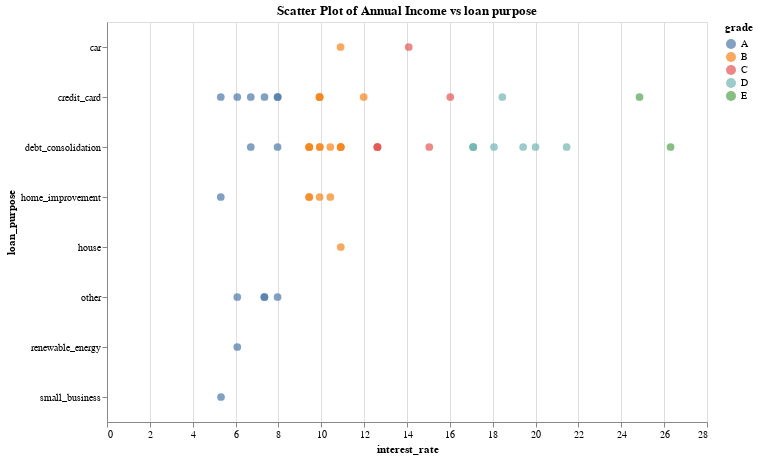

Notebook source saved alongside this figure:
### Code cell
alt.Chart(df).mark_circle(size=60).encode(
    x='interest_rate',
    y='loan_purpose',
    tooltip=['annual_income', 'interest_rate', 'grade'],
    color='grade'
).properties(
    width=600,
    height=400,
    title="Scatter Plot of Annual Income vs loan purpose"
).interactive()

### Figure 1 — Vega-Lite specification as saved in the notebook (floating-point values rounded to 4 significant figures)
{"config": {"view": {"continuousWidth": 300, "continuousHeight": 300}}, "data": {"name": "data-6518b6c753e8b6e4fb2928371445a5ee"}, "mark": {"type": "circle", "size": 60}, "encoding": {"color": {"field": "grade", "type": "nominal"}, "tooltip": [{"field": "annual_income", "type": "quantitative"}, {"field": "interest_rate", "type": "quantitative"}, {"field": "grade", "type": "nominal"}], "x": {"field": "interest_rate", "type": "quantitative"}, "y": {"field": "loan_purpose", "type": "nominal"}}, "height": 400, "params": [{"name": "param_11", "select": {"type": "interval", "encodings": ["x", "y"]}, "bind": "scales"}], "title": "Scatter Plot of Annual Income vs loan purpose", "width": 600, "$schema": "https://vega.github.io/schema/vega-lite/v5.20.1.json", "datasets": {"data-6518b6c753e8b6e4fb2928371445a5ee": [{"state": "NJ", "emp_length": 3.0, "term": 60, "homeownership": "rent", "annual_income": 59000, "verified_income": "Not Verified", "debt_to_income": 0.5575, "total_credit_limit": 95131, "total_credit_utilized": 32894, "num_cc_carrying_balance": 8, "loan_purpose": "debt_consolidation", "loan_amount": 22000, "grade": "B", "interest_rate": 10.9, "public_record_bankrupt": 0, "loan_status": "Current", "has_second_income": false, "total_income": 59000}, {"state": "CA", "emp_length": 10.0, "term": 36, "homeownership": "rent", "annual_income": 60000, "verified_income": "Not Verified", "debt_to_income": 1.306, "total_credit_limit": 51929, "total_credit_utilized": 78341, "num_cc_carrying_balance": 2, "loan_purpose": "credit_card", "loan_amount": 6000, "grade": "B", "interest_rate": 9.92, "public_record_bankrupt": 1, "loan_status": "Current", "has_second_income": false, "total_income": 60000}, {"state": "SC", "emp_length": null, "term": 36, "homeownership": "mortgage", "annual_income": 75000, "verified_income": "Verified", "debt_to_income": 1.056, "total_credit_limit": 301373, "total_credit_utilized": 79221, "num_cc_carrying_balance": 14, "loan_purpose": "debt_consolidation", "loan_amount": 25000, "grade": "E", "interest_rate": 26.3, "public_record_bankrupt": 0, "loan_status": "Current", "has_second_income": false, "total_income": 75000}, {"state": "CA", "emp_length": 0.0, "term": 36, "homeownership": "rent", "annual_income": 75000, "verified_income": "Not Verified", "debt_to_income": 0.5743, "total_credit_limit": 59890, "total_credit_utilized": 43076, "num_cc_carrying_balance": 10, "loan_purpose": "credit_card", "loan_amount": 6000, "grade": "B", "interest_rate": 9.92, "public_record_bankrupt": 0, "loan_status": "Current", "has_second_income": false, "total_income": 75000}, {"state": "OH", "emp_length": 4.0, "term": 60, "homeownership": "mortgage", "annual_income": 254000, "verified_income": "Not Verified", "debt_to_income": 0.2381, "total_credit_limit": 422619, "total_credit_utilized": 60490, "num_cc_carrying_balance": 2, "loan_purpose": "home_improvement", "loan_amount": 25000, "grade": "B", "interest_rate": 9.43, "public_record_bankrupt": 0, "loan_status": "Current", "has_second_income": false, "total_income": 254000}, {"state": "IN", "emp_length": 6.0, "term": 36, "homeownership": "mortgage", "annual_income": 67000, "verified_income": "Source Verified", "debt_to_income": 1.077, "total_credit_limit": 349825, "total_credit_utilized": 72162, "num_cc_carrying_balance": 4, "loan_purpose": "home_improvement", "loan_amount": 6400, "grade": "B", "interest_rate": 9.92, "public_record_bankrupt": 0, "loan_status": "Current", "has_second_income": false, "total_income": 67000}, {"state": "NY", "emp_length": 2.0, "term": 36, "homeownership": "rent", "annual_income": 28800, "verified_income": "Source Verified", "debt_to_income": 0.09972, "total_credit_limit": 15980, "total_credit_utilized": 2872, "num_cc_carrying_balance": 1, "loan_purpose": "debt_consolidation", "loan_amount": 3000, "grade": "D", "interest_rate": 17.09, "public_record_bankrupt": 0, "loan_status": "Current", "has_second_income": false, "total_income": 28800}, {"state": "MO", "emp_length": 10.0, "term": 36, "homeownership": "mortgage", "annual_income": 80000, "verified_income": "Not Verified", "debt_to_income": 0.3509, "total_credit_limit": 258439, "total_credit_utilized": 28073, "num_cc_carrying_balance": 3, "loan_purpose": "credit_card", "loan_amount": 14500, "grade": "A", "interest_rate": 6.08, "public_record_bankrupt": 0, "loan_status": "Current", "has_second_income": false, "total_income": 80000}, {"state": "FL", "emp_length": 6.0, "term": 60, "homeownership": "rent", "annual_income": 34000, "verified_income": "Not Verified", "debt_to_income": 0.6975, "total_credit_limit": 87705, "total_credit_utilized": 23715, "num_cc_carrying_balance": 10, "loan_purpose": "credit_card", "loan_amount": 10000, "grade": "A", "interest_rate": 7.97, "public_record_bankrupt": 0, "loan_status": "Current", "has_second_income": false, "total_income": 34000}, {"state": "FL", "emp_length": 3.0, "term": 60, "homeownership": "mortgage", "annual_income": 80000, "verified_income": "Source Verified", "debt_to_income": 0.1669, "total_credit_limit": 330394, "total_credit_utilized": 32036, "num_cc_carrying_balance": 4, "loan_purpose": "debt_consolidation", "loan_amount": 18500, "grade": "C", "interest_rate": 12.62, "public_record_bankrupt": 1, "loan_status": "Current", "has_second_income": true, "total_income": 192000}, {"state": "MD", "emp_length": 8.0, "term": 36, "homeownership": "rent", "annual_income": 73000, "verified_income": "Source Verified", "debt_to_income": 0.4143, "total_credit_limit": 36182, "total_credit_utilized": 30246, "num_cc_carrying_balance": 3, "loan_purpose": "debt_consolidation", "loan_amount": 17000, "grade": "D", "interest_rate": 17.09, "public_record_bankrupt": 0, "loan_status": "Current", "has_second_income": false, "total_income": 73000}, {"state": "HI", "emp_length": 10.0, "term": 36, "homeownership": "mortgage", "annual_income": 120000, "verified_income": "Not Verified", "debt_to_income": 0.7989, "total_credit_limit": 452712, "total_credit_utilized": 95869, "num_cc_carrying_balance": 4, "loan_purpose": "credit_card", "loan_amount": 12000, "grade": "A", "interest_rate": 5.31, "public_record_bankrupt": 0, "loan_status": "Current", "has_second_income": false, "total_income": 120000}, {"state": "CT", "emp_length": 10.0, "term": 36, "homeownership": "rent", "annual_income": 100000, "verified_income": "Source Verified", "debt_to_income": 0.2781, "total_credit_limit": 74805, "total_credit_utilized": 27809, "num_cc_carrying_balance": 3, "loan_purpose": "credit_card", "loan_amount": 16000, "grade": "A", "interest_rate": 7.35, "public_record_bankrupt": 0, "loan_status": "Current", "has_second_income": false, "total_income": 100000}, {"state": "NE", "emp_length": 2.0, "term": 36, "homeownership": "mortgage", "annual_income": 105000, "verified_income": "Not Verified", "debt_to_income": 0.2682, "total_credit_limit": 279386, "total_credit_utilized": 28160, "num_cc_carrying_balance": 2, "loan_purpose": "home_improvement", "loan_amount": 16500, "grade": "A", "interest_rate": 5.31, "public_record_bankrupt": 0, "loan_status": "Current", "has_second_income": false, "total_income": 105000}, {"state": "CA", "emp_length": 5.0, "term": 36, "homeownership": "rent", "annual_income": 34000, "verified_income": "Not Verified", "debt_to_income": 0.6293, "total_credit_limit": 33038, "total_credit_utilized": 21396, "num_cc_carrying_balance": 3, "loan_purpose": "debt_consolidation", "loan_amount": 3000, "grade": "A", "interest_rate": 7.96, "public_record_bankrupt": 0, "loan_status": "Current", "has_second_income": false, "total_income": 34000}, {"state": "TX", "emp_length": 2.0, "term": 60, "homeownership": "mortgage", "annual_income": 98000, "verified_income": "Verified", "debt_to_income": 1.107, "total_credit_limit": 319551, "total_credit_utilized": 108496, "num_cc_carrying_balance": 6, "loan_purpose": "credit_card", "loan_amount": 29400, "grade": "E", "interest_rate": 24.85, "public_record_bankrupt": 0, "loan_status": "Fully Paid", "has_second_income": false, "total_income": 98000}, {"state": "HI", "emp_length": 5.0, "term": 60, "homeownership": "rent", "annual_income": 68700, "verified_income": "Source Verified", "debt_to_income": 1.5, "total_credit_limit": 119325, "total_credit_utilized": 103019, "num_cc_carrying_balance": 5, "loan_purpose": "debt_consolidation", "loan_amount": 13500, "grade": "D", "interest_rate": 18.06, "public_record_bankrupt": 0, "loan_status": "Current", "has_second_income": false, "total_income": 68700}, {"state": "CA", "emp_length": 3.0, "term": 60, "homeownership": "rent", "annual_income": 43000, "verified_income": "Source Verified", "debt_to_income": 0.1547, "total_credit_limit": 60693, "total_credit_utilized": 22270, "num_cc_carrying_balance": 4, "loan_purpose": "debt_consolidation", "loan_amount": 18200, "grade": "B", "interest_rate": 10.42, "public_record_bankrupt": 0, "loan_status": "Current", "has_second_income": true, "total_income": 144000}, {"state": "CA", "emp_length": 3.0, "term": 36, "homeownership": "rent", "annual_income": 100000, "verified_income": "Source Verified", "debt_to_income": 0.1382, "total_credit_limit": 69100, "total_credit_utilized": 13823, "num_cc_carrying_balance": 5, "loan_purpose": "other", "loan_amount": 6000, "grade": "A", "interest_rate": 7.96, "public_record_bankrupt": 0, "loan_status": "Current", "has_second_income": false, "total_income": 100000}, {"state": "FL", "emp_length": 10.0, "term": 60, "homeownership": "mortgage", "annual_income": 76000, "verified_income": "Source Verified", "debt_to_income": 0.5898, "total_credit_limit": 249700, "total_credit_utilized": 44826, "num_cc_carrying_balance": 10, "loan_purpose": "debt_consolidation", "loan_amount": 18000, "grade": "D", "interest_rate": 19.42, "public_record_bankrupt": 0, "loan_status": "Current", "has_second_income": false, "total_income": 76000}, {"state": "MS", "emp_length": 10.0, "term": 36, "homeownership": "mortgage", "annual_income": 80000, "verified_income": "Verified", "debt_to_income": 0.7373, "total_credit_limit": 136046, "total_credit_utilized": 124994, "num_cc_carrying_balance": 1, "loan_purpose": "car", "loan_amount": 5000, "grade": "C", "interest_rate": 14.08, "public_record_bankrupt": 0, "loan_status": "Current", "has_second_income": true, "total_income": 169528}, {"state": "WI", "emp_length": 10.0, "term": 60, "homeownership": "mortgage", "annual_income": 50000, "verified_income": "Verified", "debt_to_income": 0.5234, "total_credit_limit": 375828, "total_credit_utilized": 87934, "num_cc_carrying_balance": 11, "loan_purpose": "debt_consolidation", "loan_amount": 40000, "grade": "D", "interest_rate": 20.0, "public_record_bankrupt": 0, "loan_status": "Fully Paid", "has_second_income": true, "total_income": 168000}, {"state": "WV", "emp_length": 0.0, "term": 36, "homeownership": "mortgage", "annual_income": 80000, "verified_income": "Not Verified", "debt_to_income": 0.7045, "total_credit_limit": 197299, "total_credit_utilized": 56363, "num_cc_carrying_balance": 6, "loan_purpose": "debt_consolidation", "loan_amount": 4500, "grade": "B", "interest_rate": 9.44, "public_record_bankrupt": 0, "loan_status": "Fully Paid", "has_second_income": false, "total_income": 80000}, {"state": "CA", "emp_length": 1.0, "term": 36, "homeownership": "rent", "annual_income": 185000, "verified_income": "Not Verified", "debt_to_income": 0.2547, "total_credit_limit": 102500, "total_credit_utilized": 47115, "num_cc_carrying_balance": 2, "loan_purpose": "credit_card", "loan_amount": 15000, "grade": "B", "interest_rate": 9.92, "public_record_bankrupt": 0, "loan_status": "Current", "has_second_income": false, "total_income": 185000}, {"state": "NJ", "emp_length": 5.0, "term": 60, "homeownership": "mortgage", "annual_income": 42000, "verified_income": "Source Verified", "debt_to_income": 0.08667, "total_credit_limit": 64800, "total_credit_utilized": 3640, "num_cc_carrying_balance": 5, "loan_purpose": "house", "loan_amount": 20000, "grade": "B", "interest_rate": 10.91, "public_record_bankrupt": 0, "loan_status": "Current", "has_second_income": false, "total_income": 42000}, {"state": "MA", "emp_length": 2.0, "term": 36, "homeownership": "rent", "annual_income": 100000, "verified_income": "Verified", "debt_to_income": 0.3282, "total_credit_limit": 144700, "total_credit_utilized": 88613, "num_cc_carrying_balance": 4, "loan_purpose": "small_business", "loan_amount": 20000, "grade": "A", "interest_rate": 5.32, "public_record_bankrupt": 0, "loan_status": "Current", "has_second_income": true, "total_income": 270000}, {"state": "TX", "emp_length": 5.0, "term": 36, "homeownership": "mortgage", "annual_income": 65000, "verified_income": "Not Verified", "debt_to_income": 0.2427, "total_credit_limit": 256974, "total_credit_utilized": 15778, "num_cc_carrying_balance": 7, "loan_purpose": "debt_consolidation", "loan_amount": 10000, "grade": "A", "interest_rate": 6.71, "public_record_bankrupt": 0, "loan_status": "Fully Paid", "has_second_income": false, "total_income": 65000}, {"state": "IN", "emp_length": 5.0, "term": 36, "homeownership": "own", "annual_income": 45000, "verified_income": "Not Verified", "debt_to_income": 0.1573, "total_credit_limit": 121323, "total_credit_utilized": 7079, "num_cc_carrying_balance": 4, "loan_purpose": "debt_consolidation", "loan_amount": 9000, "grade": "C", "interest_rate": 15.04, "public_record_bankrupt": 0, "loan_status": "Current", "has_second_income": false, "total_income": 45000}, {"state": "RI", "emp_length": 10.0, "term": 60, "homeownership": "mortgage", "annual_income": 245000, "verified_income": "Verified", "debt_to_income": 0.1674, "total_credit_limit": 495163, "total_credit_utilized": 41004, "num_cc_carrying_balance": 6, "loan_purpose": "credit_card", "loan_amount": 35000, "grade": "B", "interest_rate": 11.98, "public_record_bankrupt": 0, "loan_status": "Current", "has_second_income": false, "total_income": 245000}, {"state": "TX", "emp_length": 0.0, "term": 36, "homeownership": "mortgage", "annual_income": 50000, "verified_income": "Source Verified", "debt_to_income": 0.6397, "total_credit_limit": 203326, "total_credit_utilized": 122818, "num_cc_carrying_balance": 4, "loan_purpose": "debt_consolidation", "loan_amount": 40000, "grade": "C", "interest_rate": 12.62, "public_record_bankrupt": 0, "loan_status": "Current", "has_second_income": true, "total_income": 192000}, {"state": "VA", "emp_length": 0.0, "term": 36, "homeownership": "rent", "annual_income": 116000, "verified_income": "Source Verified", "debt_to_income": 0.5844, "total_credit_limit": 446850, "total_credit_utilized": 67790, "num_cc_carrying_balance": 7, "loan_purpose": "debt_consolidation", "loan_amount": 13125, "grade": "B", "interest_rate": 10.91, "public_record_bankrupt": 0, "loan_status": "Current", "has_second_income": false, "total_income": 116000}, {"state": "NV", "emp_length": 5.0, "term": 36, "homeownership": "mortgage", "annual_income": 30000, "verified_income": "Not Verified", "debt_to_income": 0.512, "total_credit_limit": 190832, "total_credit_utilized": 57345, "num_cc_carrying_balance": 6, "loan_purpose": "home_improvement", "loan_amount": 32000, "grade": "B", "interest_rate": 9.44, "public_record_bankrupt": 0, "loan_status": "Current", "has_second_income": true, "total_income": 112000}, {"state": "MA", "emp_length": 4.0, "term": 60, "homeownership": "mortgage", "annual_income": 80000, "verified_income": "Not Verified", "debt_to_income": 0.2445, "total_credit_limit": 432092, "total_credit_utilized": 53310, "num_cc_carrying_balance": 5, "loan_purpose": "debt_consolidation", "loan_amount": 18000, "grade": "B", "interest_rate": 9.93, "public_record_bankrupt": 0, "loan_status": "Current", "has_second_income": true, "total_income": 218000}, {"state": "CA", "emp_length": 7.0, "term": 36, "homeownership": "rent", "annual_income": 103000, "verified_income": "Source Verified", "debt_to_income": 0.2658, "total_credit_limit": 124900, "total_credit_utilized": 27381, "num_cc_carrying_balance": 5, "loan_purpose": "other", "loan_amount": 30000, "grade": "A", "interest_rate": 7.35, "public_record_bankrupt": 0, "loan_status": "Fully Paid", "has_second_income": false, "total_income": 103000}, {"state": "IL", "emp_length": 5.0, "term": 36, "homeownership": "rent", "annual_income": 58000, "verified_income": "Not Verified", "debt_to_income": 4.777, "total_credit_limit": 236668, "total_credit_utilized": 277081, "num_cc_carrying_balance": 5, "loan_purpose": "credit_card", "loan_amount": 4400, "grade": "D", "interest_rate": 18.45, "public_record_bankrupt": 0, "loan_status": "Current", "has_second_income": false, "total_income": 58000}, {"state": "AZ", "emp_length": 0.0, "term": 36, "homeownership": "own", "annual_income": 55000, "verified_income": "Source Verified", "debt_to_income": 0.2991, "total_credit_limit": 35900, "total_credit_utilized": 16450, "num_cc_carrying_balance": 12, "loan_purpose": "debt_consolidation", "loan_amount": 7000, "grade": "D", "interest_rate": 17.09, "public_record_bankrupt": 0, "loan_status": "Current", "has_second_income": false, "total_income": 55000}, {"state": "MN", "emp_length": null, "term": 36, "homeownership": "mortgage", "annual_income": 65000, "verified_income": "Not Verified", "debt_to_income": 0.7522, "total_credit_limit": 174860, "total_credit_utilized": 48896, "num_cc_carrying_balance": 4, "loan_purpose": "credit_card", "loan_amount": 25000, "grade": "A", "interest_rate": 7.96, "public_record_bankrupt": 0, "loan_status": "Current", "has_second_income": false, "total_income": 65000}, {"state": "IL", "emp_length": 2.0, "term": 36, "homeownership": "rent", "annual_income": 32000, "verified_income": "Source Verified", "debt_to_income": 0.7213, "total_credit_limit": 45594, "total_credit_utilized": 23081, "num_cc_carrying_balance": 4, "loan_purpose": "renewable_energy", "loan_amount": 6500, "grade": "A", "interest_rate": 6.08, "public_record_bankrupt": 1, "loan_status": "Current", "has_second_income": false, "total_income": 32000}, {"state": "MD", "emp_length": 5.0, "term": 36, "homeownership": "mortgage", "annual_income": 325000, "verified_income": "Source Verified", "debt_to_income": 0.3078, "total_credit_limit": 793009, "total_credit_utilized": 100019, "num_cc_carrying_balance": 11, "loan_purpose": "credit_card", "loan_amount": 35000, "grade": "A", "interest_rate": 6.71, "public_record_bankrupt": 0, "loan_status": "Current", "has_second_income": false, "total_income": 325000}, {"state": "MD", "emp_length": 3.0, "term": 36, "homeownership": "rent", "annual_income": 70000, "verified_income": "Source Verified", "debt_to_income": 5.334, "total_credit_limit": 272878, "total_credit_utilized": 373361, "num_cc_carrying_balance": 2, "loan_purpose": "other", "loan_amount": 7500, "grade": "A", "interest_rate": 7.34, "public_record_bankrupt": 0, "loan_status": "Current", "has_second_income": false, "total_income": 70000}, {"state": "CA", "emp_length": 10.0, "term": 60, "homeownership": "mortgage", "annual_income": 160000, "verified_income": "Verified", "debt_to_income": 0.3344, "total_credit_limit": 581604, "total_credit_utilized": 53504, "num_cc_carrying_balance": 3, "loan_purpose": "debt_consolidation", "loan_amount": 38500, "grade": "C", "interest_rate": 12.62, "public_record_bankrupt": 1, "loan_status": "Current", "has_second_income": false, "total_income": 160000}, {"state": "NJ", "emp_length": 6.0, "term": 36, "homeownership": "rent", "annual_income": 50000, "verified_income": "Source Verified", "debt_to_income": 1.257, "total_credit_limit": 90398, "total_credit_utilized": 62872, "num_cc_carrying_balance": 5, "loan_purpose": "credit_card", "loan_amount": 15000, "grade": "C", "interest_rate": 16.02, "public_record_bankrupt": 0, "loan_status": "Current", "has_second_income": false, "total_income": 50000}, {"state": "IL", "emp_length": 10.0, "term": 60, "homeownership": "rent", "annual_income": 71000, "verified_income": "Not Verified", "debt_to_income": 0.7425, "total_credit_limit": 115970, "total_credit_utilized": 52719, "num_cc_carrying_balance": 8, "loan_purpose": "car", "loan_amount": 24000, "grade": "B", "interest_rate": 10.9, "public_record_bankrupt": 0, "loan_status": "Current", "has_second_income": false, "total_income": 71000}, {"state": "MI", "emp_length": 0.0, "term": 36, "homeownership": "mortgage", "annual_income": 85000, "verified_income": "Not Verified", "debt_to_income": 0.8188, "total_credit_limit": 131847, "total_credit_utilized": 69595, "num_cc_carrying_balance": 3, "loan_purpose": "debt_consolidation", "loan_amount": 24000, "grade": "B", "interest_rate": 9.93, "public_record_bankrupt": 0, "loan_status": "Fully Paid", "has_second_income": false, "total_income": 85000}, {"state": "CA", "emp_length": 5.0, "term": 36, "homeownership": "mortgage", "annual_income": 87000, "verified_income": "Source Verified", "debt_to_income": 0.05472, "total_credit_limit": 294946, "total_credit_utilized": 4761, "num_cc_carrying_balance": 3, "loan_purpose": "debt_consolidation", "loan_amount": 12800, "grade": "B", "interest_rate": 9.44, "public_record_bankrupt": 0, "loan_status": "Current", "has_second_income": false, "total_income": 87000}, {"state": "TX", "emp_length": 10.0, "term": 36, "homeownership": "mortgage", "annual_income": 60000, "verified_income": "Not Verified", "debt_to_income": 0.7312, "total_credit_limit": 64017, "total_credit_utilized": 43871, "num_cc_carrying_balance": 5, "loan_purpose": "home_improvement", "loan_amount": 6000, "grade": "B", "interest_rate": 10.42, "public_record_bankrupt": 0, "loan_status": "Current", "has_second_income": false, "total_income": 60000}, {"state": "NV", "emp_length": 0.0, "term": 36, "homeownership": "mortgage", "annual_income": 58500, "verified_income": "Verified", "debt_to_income": 0.3968, "total_credit_limit": 49234, "total_credit_utilized": 23214, "num_cc_carrying_balance": 2, "loan_purpose": "debt_consolidation", "loan_amount": 30000, "grade": "D", "interest_rate": 21.45, "public_record_bankrupt": 0, "loan_status": "Current", "has_second_income": false, "total_income": 58500}, {"state": "NH", "emp_length": 2.0, "term": 36, "homeownership": "rent", "annual_income": 50000, "verified_income": "Source Verified", "debt_to_income": 0.5026, "total_credit_limit": 39814, "total_credit_utilized": 25131, "num_cc_carrying_balance": 4, "loan_purpose": "debt_consolidation", "loan_amount": 5825, "grade": "B", "interest_rate": 10.91, "public_record_bankrupt": 0, "loan_status": "Current", "has_second_income": false, "total_income": 50000}, {"state": "IL", "emp_length": 2.0, "term": 36, "homeownership": "own", "annual_income": 103000, "verified_income": "Not Verified", "debt_to_income": 0.9736, "total_credit_limit": 150027, "total_credit_utilized": 100280, "num_cc_carrying_balance": 4, "loan_purpose": "debt_consolidation", "loan_amount": 20000, "grade": "B", "interest_rate": 9.43, "public_record_bankrupt": 0, "loan_status": "Current", "has_second_income": false, "total_income": 103000}, {"state": "TX", "emp_length": 9.0, "term": 36, "homeownership": "mortgage", "annual_income": 77500, "verified_income": "Verified", "debt_to_income": 0.6779, "total_credit_limit": 390156, "total_credit_utilized": 52534, "num_cc_carrying_balance": 2, "loan_purpose": "other", "loan_amount": 15000, "grade": "A", "interest_rate": 6.08, "public_record_bankrupt": 0, "loan_status": "Current", "has_second_income": false, "total_income": 77500}]}}
